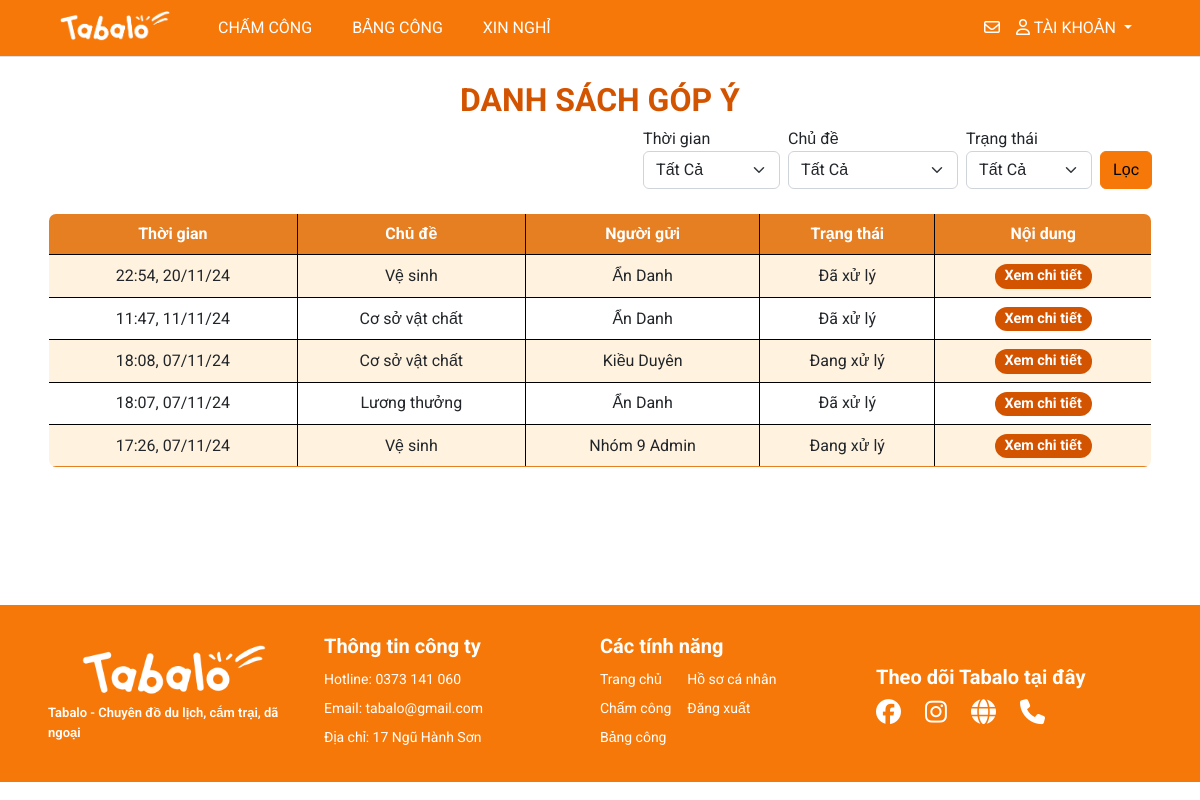
The app's page /management/letter/ (signed in), older data.
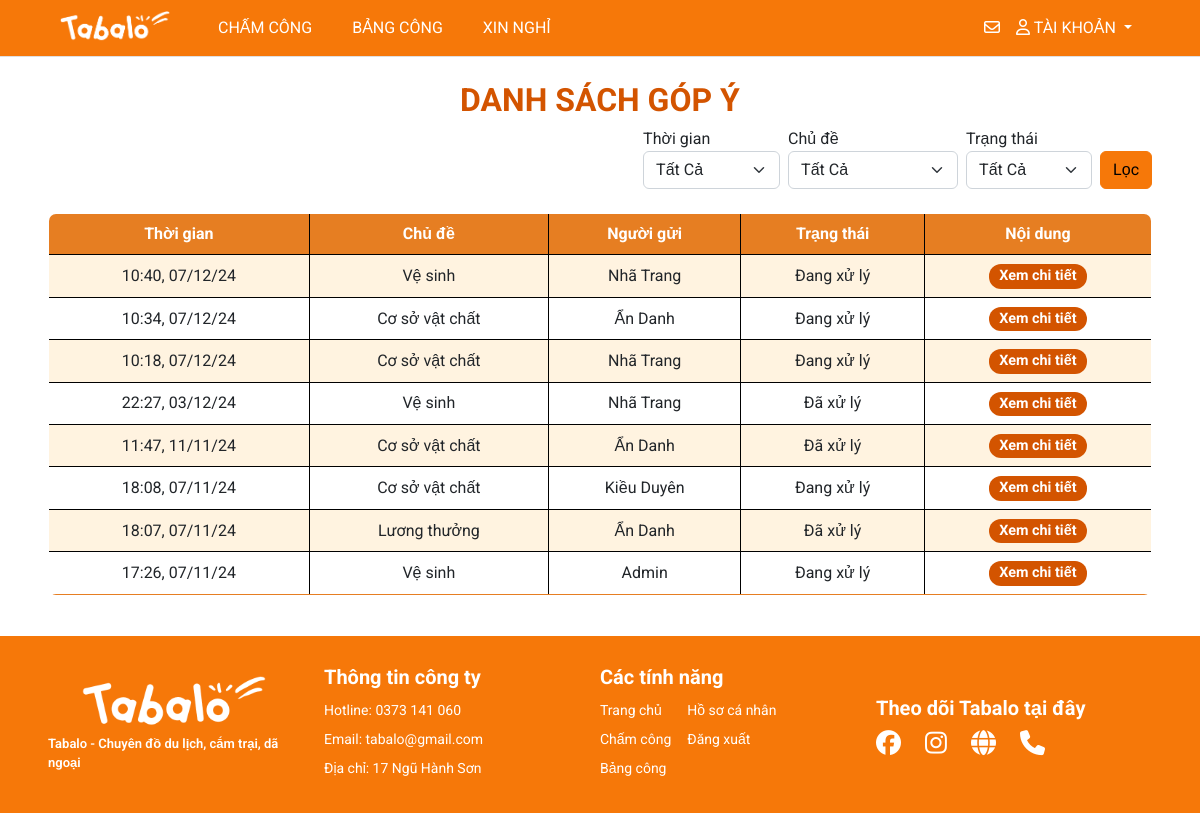
The same page, newer data.
### myapp/models.py (models this page shows, shortened)
class Letter(models.Model):
    user = models.ForeignKey(User, on_delete=models.CASCADE)
    is_anonymous = models.BooleanField(default=False)
    topic = models.ForeignKey(TopicLetter, on_delete=models.CASCADE)
    content = models.TextField()
    status = models.CharField(max_length=30, choices=[('Đang xử lý', 'Đang xử lý'),('Đã xử lý', 'Đã xử lý')], default='Đang xử lý')
    created_at = models.DateTimeField(auto_now_add=True)

class TopicLetter(models.Model):
  name = models.CharField(max_length=50)
  def __str__(self):
      return self.name

### management/views.py (the view, shortened to what this page needs)
# urls.py: path('letter/', views.letter, name='main-letter'),
def letter(request):
  if request.user.is_authenticated:
    title = 'Danh sách đóng góp ý kiến'
    letters = Letter.objects.all().order_by('-created_at')
    topics = TopicLetter.objects.all()
    topic_rq = request.GET.get('topic', '')
    status = request.GET.get('status', '')
    time = request.GET.get('time', '')
    if topic_rq:
      letters = letters.filter(topic__name=topic_rq)
    if status:
      letters = letters.filter(status=status)
    paginator = Paginator(letters, 10)
    page_number = request.GET.get('page', '')
    try:
      page_obj = paginator.get_page(page_number)
    except PageNotAnInteger:
      page_obj = paginator.page(1)
    except EmptyPage:
      page_obj = paginator.page(paginator.num_pages)
    query_params = request.GET.copy()
    if 'page' in query_params:
      query_params.pop('page')
    context = {'title': title,
               'topics': topics,
               'time': time,
               'topic_rq': topic_rq,
               'status': status,
               'page_obj': page_obj,
               'query_params': query_params.urlencode()}
    return render(request, 'pages/main_letter.html', context)
  else:
    messages.warning(request, 'Không có quyền truy cập')
    return redirect('/')

### management/context_processors.py (called while the page is built)
def pending_dayoff(request):
  count_pending = DayOffRequest.objects.filter(status='pending').count()
  return {'count_pending': count_pending}

### templates/pages/main_letter.html (shortened to what this page needs)
{% extends '../layouts/base.html' %}
{% block main %}
<br>
<h1 style="text-align: center; font-size: 2rem; font-weight: bold; color: #D35400;">DANH SÁCH GÓP Ý</h1>
{% include 'partials/filter_letter.html' %}
<br>
<table class="table table-hover table-bordered custom-border" style="border-radius: 8px; overflow: hidden;">
  <thead class="bg-tab text-white" style="background-color: #E67E22;">
    <tr>
      <th scope="col" class="text-center" style="vertical-align: middle;">Thời gian</th>
      <th scope="col" class="text-center" style="vertical-align: middle;">Chủ đề</th>
      <th scope="col" class="text-center" style="vertical-align: middle;">Người gửi</th>
      <th scope="col" class="text-center" style="vertical-align: middle;">Trạng thái</th>
      <th scope="col" class="text-center" style="vertical-align: middle;">Nội dung</th>
    </tr>
  </thead>
  <tbody>
    {% for letter in page_obj %}
    <tr style="transition: background-color 0.3s;">
      <td class="text-center align-middle">{{ letter.created_at|date:"H:i, d/m/y" }}</td>
      <td class="text-center align-middle">{{ letter.topic.name }}</td>
      <td class="text-center align-middle">
      {% if letter.is_anonymous %}
        Ẩn Danh
      {% else %}
        {{ letter.user.first_name }} {{ letter.user.last_name }}
      {% endif %}
      </td>
      <td class="text-center align-middle">
        {{ letter.status }}
      </td>
      <td class="text-center align-middle">
        <a class="badge bg-status-left" style="text-decoration: none;" href="/letters/{{letter.id}}/">Xem chi tiết</a>
      </td>
    </tr>
    {% endfor %}
  </tbody>
</table>
<br>
{% endblock %}

Row changes from the older to the newer data that the page shows:
removed Letter: created_at "22:54, 20/11/24", topic.name "Vệ sinh", is_anonymous "Ẩn Danh", status "Đã xử lý"
added Letter: created_at "10:40, 07/12/24", topic.name "Vệ sinh", user.first_name "Nhã", user.last_name "Trang", status "Đang xử lý"
added Letter: created_at "10:34, 07/12/24", topic.name "Cơ sở vật chất", is_anonymous "Ẩn Danh", status "Đang xử lý"
added Letter: created_at "10:18, 07/12/24", topic.name "Cơ sở vật chất", user.first_name "Nhã", user.last_name "Trang", status "Đang xử lý"
added Letter: created_at "22:27, 03/12/24", topic.name "Vệ sinh", user.first_name "Nhã", user.last_name "Trang", status "Đã xử lý"
changed through a linked row, Letter "Admin": user.first_name "Nhóm 9" → (not shown)
